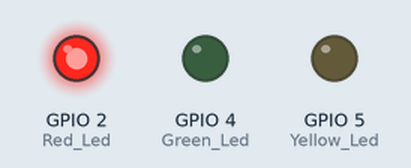
A sketch run on a simulated ESP32. Shown: output pins drawn as LEDs (lit = HIGH).

Above: at 2.5 s.
At 7.5 s:
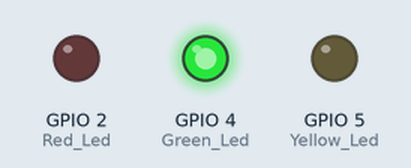
At 11.0 s:
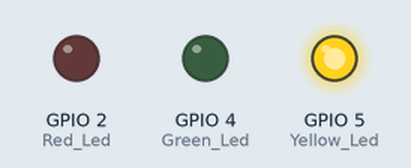
Timing chart, 0 to 15.6 s (numbered marks = the images above):
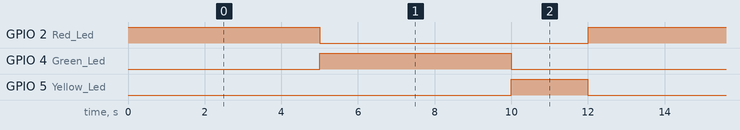

Measured:
- by itself, GPIO 2 (Red_Led), GPIO 4 (Green_Led): alternates HIGH for 5.0 s and LOW for 7.0 s
- by itself, GPIO 5 (Yellow_Led): alternates HIGH for 2.0 s and LOW for 10.0 s
- by itself, everything shown: repeats every 12.0 s, in 4 steps

The sketch:

sketch.ino
```cpp
const int Red_Led = 2;
const int Yellow_Led = 5;
const int Green_Led = 4;


void setup() {
pinMode(Red_Led, OUTPUT);
pinMode(Yellow_Led, OUTPUT);
pinMode(Green_Led, OUTPUT);
}

void loop() {
    digitalWrite(Red_Led, HIGH);
    delay(5000);
    digitalWrite(Red_Led, LOW);
    digitalWrite(Green_Led, HIGH);
    delay(5000);
    digitalWrite(Green_Led, LOW);
    digitalWrite(Yellow_Led, HIGH);
    delay(2000);
    digitalWrite(Yellow_Led, LOW);
}
```
